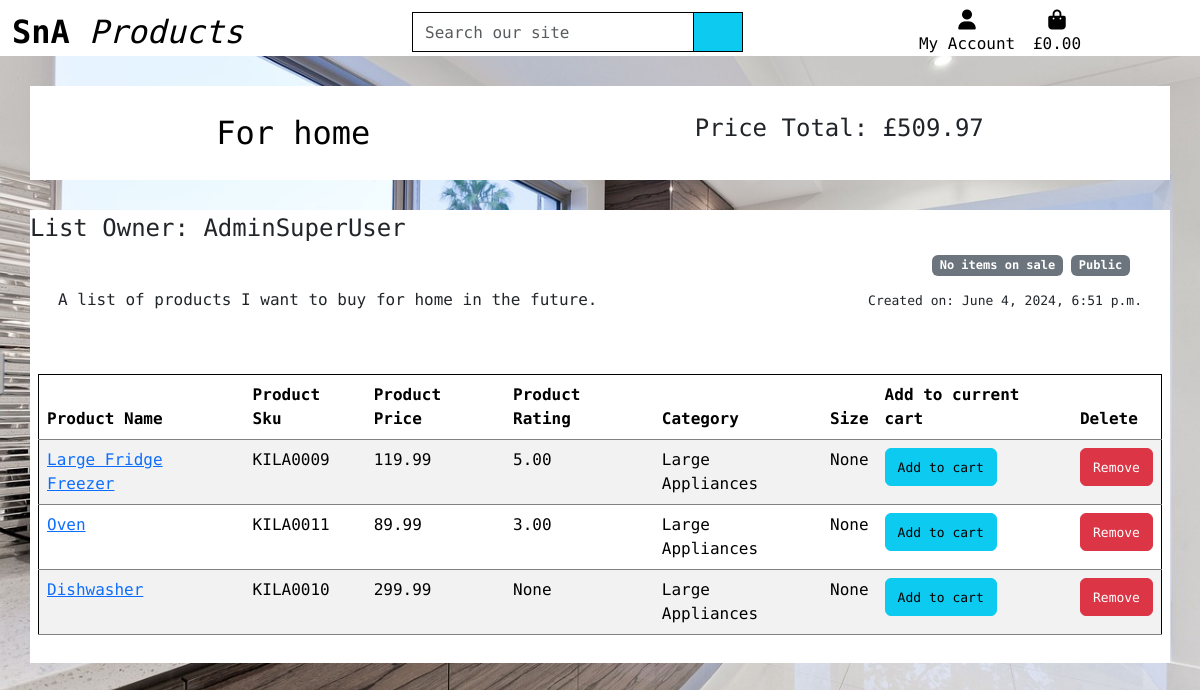
The app's page /list/1 with its own data.
### saved_products/models.py (models this page shows, shortened)
class SavedProductsList(models.Model):
    user = models.ForeignKey(UserProfile, on_delete=models.CASCADE, related_name='saved_items_list')
    name = models.CharField(max_length=100)
    description = models.TextField()
    visible = models.BooleanField(default=False)
    created_at = models.DateTimeField(auto_now_add=True)
    price_total = models.DecimalField(max_digits=10, decimal_places=2, default=0)
    item_on_sale = models.BooleanField(default=False)

class SavedProductsItem(models.Model):
    list = models.ForeignKey(SavedProductsList, null=False, blank=False, on_delete=models.CASCADE,
                             related_name='list_product')
    product = models.ForeignKey(Product, null=False, blank=False, on_delete=models.CASCADE)
    product_size = models.CharField(max_length=2, null=True, blank=True)  # XS, S, M, L, XL
    saved_products_item_price = models.DecimalField(max_digits=6, decimal_places=2, null=False, blank=False,
                                                    editable=False)

### profiles/models.py (models this page shows)
class UserProfile(models.Model):
    user = models.OneToOneField(User, on_delete=models.CASCADE)
    default_phone_number = models.CharField(max_length=20, null=True, blank=True)
    default_first_line_address = models.CharField(max_length=80, null=True, blank=True)
    default_second_line_address = models.CharField(max_length=80, null=True, blank=True)
    default_town_or_city = models.CharField(max_length=40, null=True, blank=True)
    default_county = models.CharField(max_length=80, null=True, blank=True)
    default_postcode = models.CharField(max_length=20, null=True, blank=True)
    default_country = CountryField(blank_label='Country', null=True, blank=True)
    def __str__(self):
        return self.user.username

### products/models.py (models this page shows, shortened)
class Product(models.Model):
    category = models.ForeignKey('Category', limit_choices_to={'type': 1},  null=True, blank=True,
                                 on_delete=models.SET_NULL, default=18)
    sku = models.CharField(max_length=254, unique=True, editable=False)
    name = models.CharField(max_length=254)
    description = models.TextField()
    price = models.DecimalField(max_digits=6, decimal_places=2)
    rating = models.DecimalField(max_digits=6, decimal_places=2, null=True, blank=True)
    image = CloudinaryField('image', default='placeholder')
    has_sizes = models.BooleanField(null=True, blank=True, default=False)
    discounted_price = models.DecimalField(max_digits=6, decimal_places=2, null=True, blank=True)
    def get_category_name(self):
        if self.category is not None:
            return self.category.display_name
        else:
            return "No Category"

class Category(models.Model):
    class Meta:
        verbose_name_plural = 'Categories'
    parent = models.ForeignKey('self', related_name='children', on_delete=models.CASCADE, blank=True, null=True)
    name = models.CharField(max_length=254)
    display_name = models.CharField(max_length=254, null=True, blank=True)
    type = models.IntegerField(choices=CATEGORY_TYPE, editable=False)

### saved_products/views.py (the view)
# urls.py: path('<int:list_id>', views.list_detail, name='list_detail'),
def list_detail(request, list_id):
    saved_products_list = get_object_or_404(SavedProductsList, pk=list_id)
    saved_products_items = saved_products_list.list_product.all()
    if request.user.is_authenticated:
        user = request.user.userprofile.id
    else:
        user = None
    context = {
        'list': saved_products_list,
        'items': saved_products_items,
        'creator': saved_products_list.user,
        'user': user,
        'on_list_page': True,
    }
    if saved_products_list.visible:
        return render(request, 'saved_products/list_detail.html', context)
    else:
        if saved_products_list.user.id == request.user.userprofile.id:
            return render(request, 'saved_products/list_detail.html', context)
        else:
            messages.error(request, 'This list is private.')
            return redirect('products')

### saved_products/templates/saved_products/list_detail.html (shortened to what this page needs)
{% extends "base.html" %}
{% load crispy_forms_filters %}
{% load static %}
{% block content %}
    <div class="container-md floating_container d-flex justify-content-around px-4 py-1">
        <h2 class="m-4"><a href="{% url 'manage_products' %}" class="no-link-decoration">{{ list.name }}</a></h2>
        <h4 class="m-4"> Price Total: £{{ list.price_total }}</h4>
    </div>
    <div class="container-md floating_container py-1">
        {%  if user == creator.id %}
        <div class="d-flex justify-content-between">
            <a href="{% url 'edit_list' list.id %}" class="btn btn-info m-2">Edit List</a>
            <a href="{% url 'products' %}" class="btn btn-success m-2">Click to find some products to add.</a>
            <a href="{% url 'delete_list' list.id %}" class="btn btn-danger m-2">Delete List</a>
        </div>
        <hr>
        {% else %}
            <h4>List Owner: {{ creator }}</h4>
        {% endif %}
        <div class="row container">
            <div class="d-flex justify-content-end">
                {% if list.item_on_sale == true %}
                    <p class="badge text-bg-success m-1"> Item on sale</p>
                {% else %}
                    <p class="badge text-bg-secondary m-1"> No items on sale </p>
                {%  endif %}
                <p class="badge text-bg-secondary m-1">{%  if list.visible == True %} Public {% else %} Private {% endif %}</p>
            </div>
        </div>
        <div class="row product-container p-2 d-flex justify-content-between">
            <div class="col-12 container d-flex justify-content-between">
                <p class="text-center px-2">{{ list.description }}</p>
                <p class="text-center px-2"><small>Created on: {{ list.created_at }}</small></p>
            </div>
        </div>
        <div class="row product-container p-2">
            <div class="col-12 container floating_container">
                {% if list.list_product %}
                    <table class="table table-striped border-black">
                        <thead>
                            <tr>
                                <th scope="col">Product Name</th>
                                <th scope="col">Product Sku</th>
                                <th scope="col" class="d-none d-lg-table-cell">Product Price</th>
                                <th scope="col" class="d-none d-lg-table-cell">Product Rating</th>
                                <th scope="col" class="d-none d-lg-table-cell">Category</th>
                                <th scope="col" class="d-none d-lg-table-cell">Size</th>
                                <th scope="col">Add to current cart</th>
                                <th scope="col">Delete</th>
                            </tr>
                        </thead>
                    {% for item in items %}
                        <tr>
                            <td><a href="{% url 'product_detail' item.product.id %}">{{ item.product.name }}</a></td>
                            <td>{{ item.product.sku }}</td>
                            <td class="d-none d-lg-table-cell">{{ item.saved_products_item_price }}</td>
                            <td class="d-none d-lg-table-cell">{{ item.product.rating }}</td>
                            <td class="d-none d-lg-table-cell">{{ item.product.get_category_name }}</td>
                            <td class="d-none d-lg-table-cell">{{ item.product_size }}</td>
                            <td><button class="btn btn-info btn-modal" id="{{ item.product.id }}" data-bs-toggle="modal" data-bs-target="#addToCartModal-{{ item.product.id }}"><small>Add to cart</small></button></td>
                            <td><button class="btn btn-danger" id="remove_{{ item.product.id }}" data-csrf_token="{{ csrf_token }}"><small>Remove</small></button></td>
                        </tr>
                    {% endfor %}
                    </table>
                {% else %}
                    <h2>No products in this list</h2>
                    <a class="btn btn-info" href="{%  url 'products' %}">Click to find products for this list</a>
                {%  endif %}
            </div>
        </div>
    </div>
{% endblock content %}

### static/css/style.css (style rules this page uses)
* { max-width: 100vw; }
html { height: 100%; }
body { background: url('/media/background-image.jpg') no-repeat center center fixed; background-size: cover; height: calc(100vh - 164px); font-family: "Encode Sans Expanded", sans-serif; font-weight: 400; font-style: normal; width: 100vw; }
.border-black { border: 1px solid black !important; }
small { font-size: small; }
.product-container { width: 100%; justify-content: space-between; margin-left: unset; }
tr { border-bottom: gray 1px solid; }
.no-link-decoration { text-decoration: none; color: black; }
.floating_container { background: #fff; margin-top: 30px; padding: unset; }

### records on screen
SavedProductsList: name "For home", price_total "509.97", description "A list of products I want to buy for home in the future.", created_at "June 4, 2024, 6:51 p.m."
UserProfile: user.username "AdminSuperUser"
SavedProductsItem: product.name "Large Fridge Freezer", product.sku "KILA0009", saved_products_item_price "119.99", product.rating "5.00", product.get_category_name "Large Appliances", product_size "None"
SavedProductsItem: product.name "Oven", product.sku "KILA0011", saved_products_item_price "89.99", product.rating "3.00", product.get_category_name "Large Appliances", product_size "None"
SavedProductsItem: product.name "Dishwasher", product.sku "KILA0010", saved_products_item_price "299.99", product.rating "None", product.get_category_name "Large Appliances", product_size "None"
